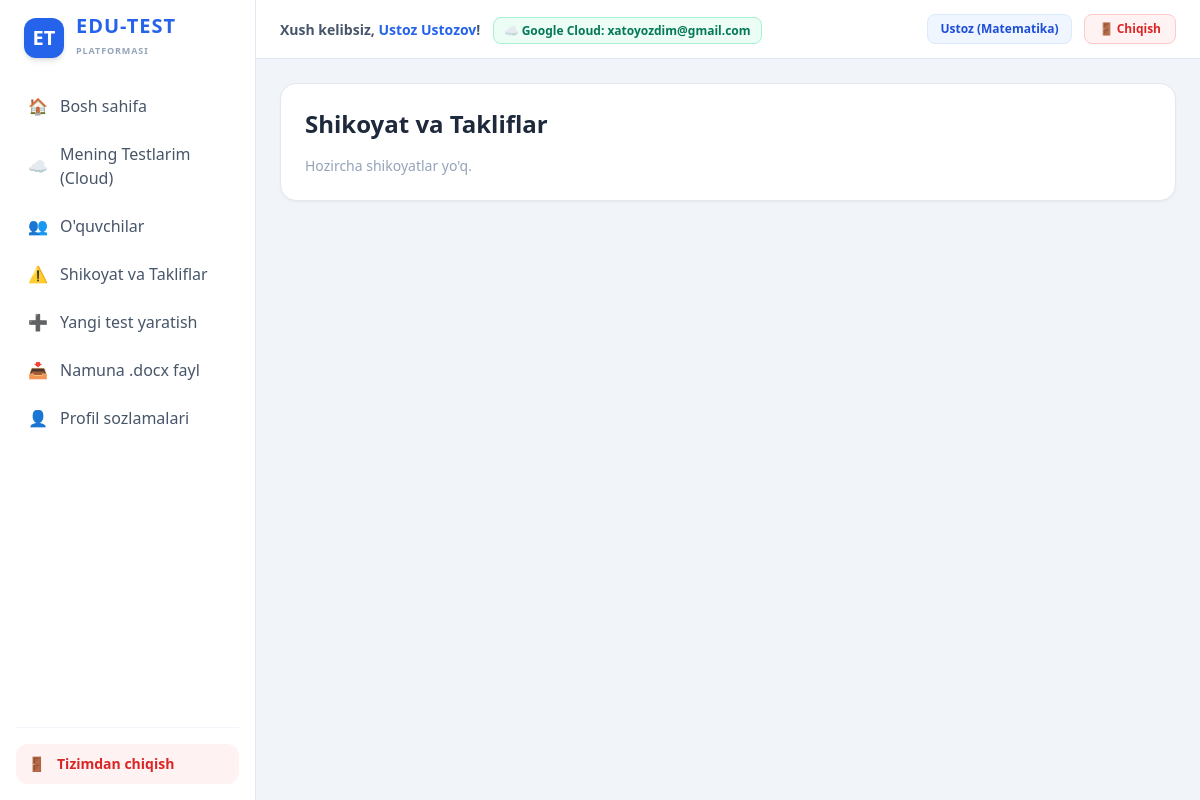
The app's page /teacher/complaints/ (signed in) with its own data.
### accounts/models.py (models this page shows)
class User(AbstractUser):
    full_name = models.CharField(max_length=150, blank=True, null=True)
    role = models.CharField(max_length=10, choices=[('teacher','Ustoz'),('student','Oquvchi')], default='student')
    subject = models.CharField(max_length=100, blank=True, null=True)
    grade = models.CharField(max_length=10, default='barcha')
    letter = models.CharField(max_length=10, default='barchasi')
    monthly_champion_count = models.PositiveIntegerField(default=0)
    google_id = models.CharField(max_length=255, blank=True, null=True, unique=True)
    google_email = models.EmailField(blank=True, null=True)
    google_access_token = models.TextField(blank=True, null=True)
    google_refresh_token = models.TextField(blank=True, null=True)
    google_cloud_folder_id = models.CharField(max_length=255, blank=True, null=True)
    google_cloud_bucket = models.CharField(max_length=255, blank=True, null=True)
    def is_teacher(self): return self.role == 'teacher'
    def get_display_name(self):
        name = self.full_name if self.full_name else self.username
        if self.role == 'student' and self.monthly_champion_count > 0:
            if self.monthly_champion_count == 1:
                return f"{name} 👑 (Chempion)"
            else:
                return f"{name} 👑 ({self.monthly_champion_count}xChempion)"
        return name

### accounts/views.py (the view)
# urls.py: path('teacher/complaints/', views.teacher_complaints_view, name='teacher_complaints'),
@login_required
def teacher_complaints_view(request):
    if not request.user.is_teacher(): return HttpResponseForbidden()
    complaints = Complaint.objects.filter(question__test__creator=request.user).order_by('-created_at')
    return render(request, 'accounts/teacher_complaints.html', {'complaints': complaints})

### accounts/templates/accounts/teacher_complaints.html
{% extends 'accounts/base.html' %}{% block content %}
<div class="bg-white p-6 rounded-2xl shadow-sm border border-slate-200">
<h1 class="text-2xl font-bold mb-4">Shikoyat va Takliflar</h1>
{% for c in complaints %}<div class="border border-slate-200 p-4 rounded-xl flex justify-between items-center mb-3"><span><b>{{ c.student.get_display_name|default:"Anonim" }}</b> [{{ c.status }}]: "{{ c.reason }}"</span><a href="{% url 'review_complaint' c.id %}" class="bg-blue-600 hover:bg-blue-700 text-white px-3 py-1.5 rounded-lg text-xs font-bold transition">Ko'rib chiqish</a></div>{% empty %}<p class="text-slate-400 text-sm">Hozircha shikoyatlar yo'q.</p>{% endfor %}
</div>
{% endblock %}

### accounts/templates/accounts/base.html (shortened to what this page needs)
<!DOCTYPE html><html lang="uz"><head><meta charset="UTF-8"><title>EDU-TEST — Zamonaviy Test Platformasi</title><script src="https://cdn.tailwindcss.com"></script><script src="https://cdn.jsdelivr.net/npm/chart.js"></script></head>
<body class="bg-slate-100 min-h-screen text-slate-800 font-sans antialiased overflow-x-hidden">
{% if user.is_authenticated %}
<div class="flex h-screen overflow-hidden">
    <aside class="hidden md:flex flex-col w-64 bg-white border-r border-slate-200 p-4 shrink-0 overflow-y-auto">
        <a href="{% url 'dashboard' %}" class="flex items-center gap-3 mb-6 px-2">
            <div class="w-10 h-10 rounded-xl bg-blue-600 flex items-center justify-center shadow-md text-white font-black text-xl">ET</div>
            <div>
                <span class="text-xl font-black text-blue-600 tracking-wider block leading-none">EDU-TEST</span>
                <span class="text-[9px] font-bold text-slate-400 tracking-widest uppercase">Platformasi</span>
            </div>
        </a>
        <nav class="space-y-1">
            <a href="{% url 'dashboard' %}" class="flex items-center gap-3 px-3 py-2.5 rounded-xl hover:bg-slate-50 text-slate-600 font-medium transition">
                <span>🏠</span> Bosh sahifa
            </a>
            {% if user.is_teacher %}
            <a href="{% url 'teacher_tests' %}" class="flex items-center gap-3 px-3 py-2.5 rounded-xl hover:bg-slate-50 text-slate-600 font-medium transition">
                <span>☁️</span> Mening Testlarim (Cloud)
            </a>
            <a href="{% url 'students_list' %}" class="flex items-center gap-3 px-3 py-2.5 rounded-xl hover:bg-slate-50 text-slate-600 font-medium transition">
                <span>👥</span> O'quvchilar
            </a>
            <a href="{% url 'teacher_complaints' %}" class="flex items-center gap-3 px-3 py-2.5 rounded-xl hover:bg-slate-50 text-slate-600 font-medium transition">
                <span>⚠️</span> Shikoyat va Takliflar
            </a>
            <a href="{% url 'test_create' %}" class="flex items-center gap-3 px-3 py-2.5 rounded-xl hover:bg-slate-50 text-slate-600 font-medium transition">
                <span>➕</span> Yangi test yaratish
            </a>
            <a href="{% url 'sample_docx' %}" class="flex items-center gap-3 px-3 py-2.5 rounded-xl hover:bg-slate-50 text-slate-600 font-medium transition">
                <span>📥</span> Namuna .docx fayl
            </a>
            {% endif %}
            <a href="{% url 'profile' %}" class="flex items-center gap-3 px-3 py-2.5 rounded-xl hover:bg-slate-50 text-slate-600 font-medium transition">
                <span>👤</span> Profil sozlamalari
            </a>
        </nav>
        <div class="mt-auto pt-4 border-t border-slate-100">
            <a href="{% url 'logout' %}" class="flex items-center gap-3 px-3 py-2.5 rounded-xl bg-red-50 hover:bg-red-100 text-red-600 font-bold transition text-sm">
                <span>🚪</span> Tizimdan chiqish
            </a>
        </div>
    </aside>
    <div class="flex flex-col flex-1 h-full overflow-hidden">
        <header class="bg-white border-b border-slate-200 px-6 py-3.5 flex justify-between items-center shadow-xs shrink-0">
            <div class="hidden md:block">
                <span class="text-sm font-bold text-slate-600">Xush kelibsiz, <span class="text-blue-600">{{ user.get_display_name }}</span>!</span>
                {% if user.is_teacher and user.google_email %}
                <span class="ml-2 text-xs bg-emerald-50 text-emerald-700 border border-emerald-200 px-2.5 py-1 rounded-lg font-semibold">☁️ Google Cloud: {{ user.google_email }}</span>
                {% endif %}
            </div>
            <div class="flex gap-3 items-center">
                <span class="text-xs font-bold text-blue-700 bg-blue-50 px-3 py-1.5 rounded-lg border border-blue-100">
                    {% if user.is_teacher %}Ustoz ({{ user.subject|default:"Fan kiritilmagan" }}){% else %}O'quvchi, {{ user.grade }}-{{ user.letter }}{% endif %}
                </span>
                <a href="{% url 'logout' %}" class="border border-red-200 bg-red-50 hover:bg-red-100 text-red-600 px-3.5 py-1.5 rounded-lg text-xs font-bold transition flex items-center gap-1">🚪 Chiqish</a>
            </div>
        </header>
        <main class="flex-1 overflow-y-auto p-6 bg-slate-100">
            <div class="max-w-5xl mx-auto">
                {% block content %}{% endblock %}
            </div>
        </main>
    </div>
</div>
{% else %}
<div class="max-w-6xl mx-auto p-6">{% block content_guest %}{% endblock %}</div>
{% endif %}
</body></html>

### records on screen
User: get_display_name "Ustoz Ustozov", google_email "xatoyozdim@gmail.com", subject "Matematika"
